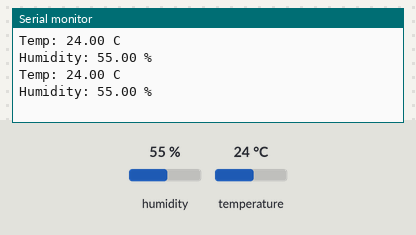
A sketch run on a simulated Arduino Uno, built with avr-gcc and run on an emulated ATmega328P. Shown: the last lines printed to the serial monitor. The test bench sets the inputs (shaded band); at power-on: humidity 55 %, temperature 24 °C.

Above: at 5.8 s.
5.9 s: humidity set to 22 %
At 8.7 s:
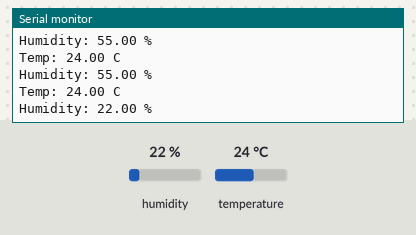
9.6 s: temperature set to 12 °C
At 11.5 s:
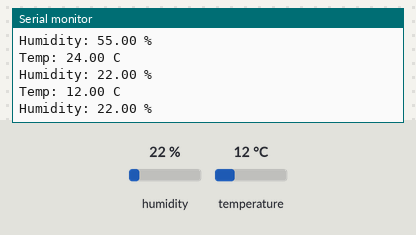
13.3 s: humidity set to 40 %
At 15.9 s:
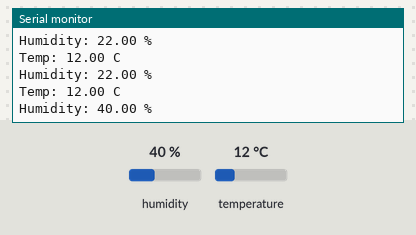
Timing chart, 0 to 17.4 s (numbered marks = the images above; inputs shaded):
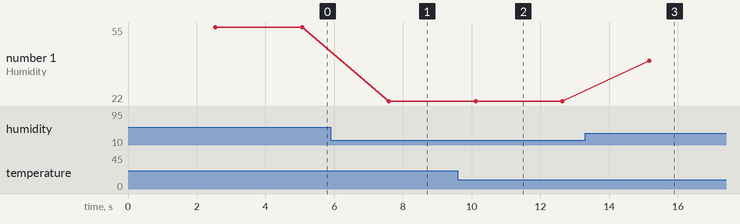

Measured:
- after the input at 5.9 s, the serial monitor: prints a new line after 1.7 s (image 1)
- after the input at 9.6 s, the serial monitor: prints a new line after 0.50 s (image 2)
- after the input at 13.3 s, the serial monitor: prints a new line after 1.9 s (image 3)
- plotted number 1: 55 → 22 after the input at 5.9 s, 22 → 40 after the input at 13.3 s

The sketch:

Humid.ino
```cpp
#include "DHT.h"

DHT dht(2, DHT11);
void setup() {
  // put your setup code here, to run once:
  dht.begin();
  Serial.begin(9600);
}

void loop() {
  // put your main code here, to run repeatedly:
  delay(2500);
  float temp = dht.readTemperature();
  float humidity = dht.readHumidity();
  Serial.println();
  Serial.print("Temp: ");
  Serial.print(temp);
  Serial.print(" C");
  Serial.println();
  Serial.print("Humidity: ");
  Serial.print(humidity);
  Serial.print(" %");
}
```
